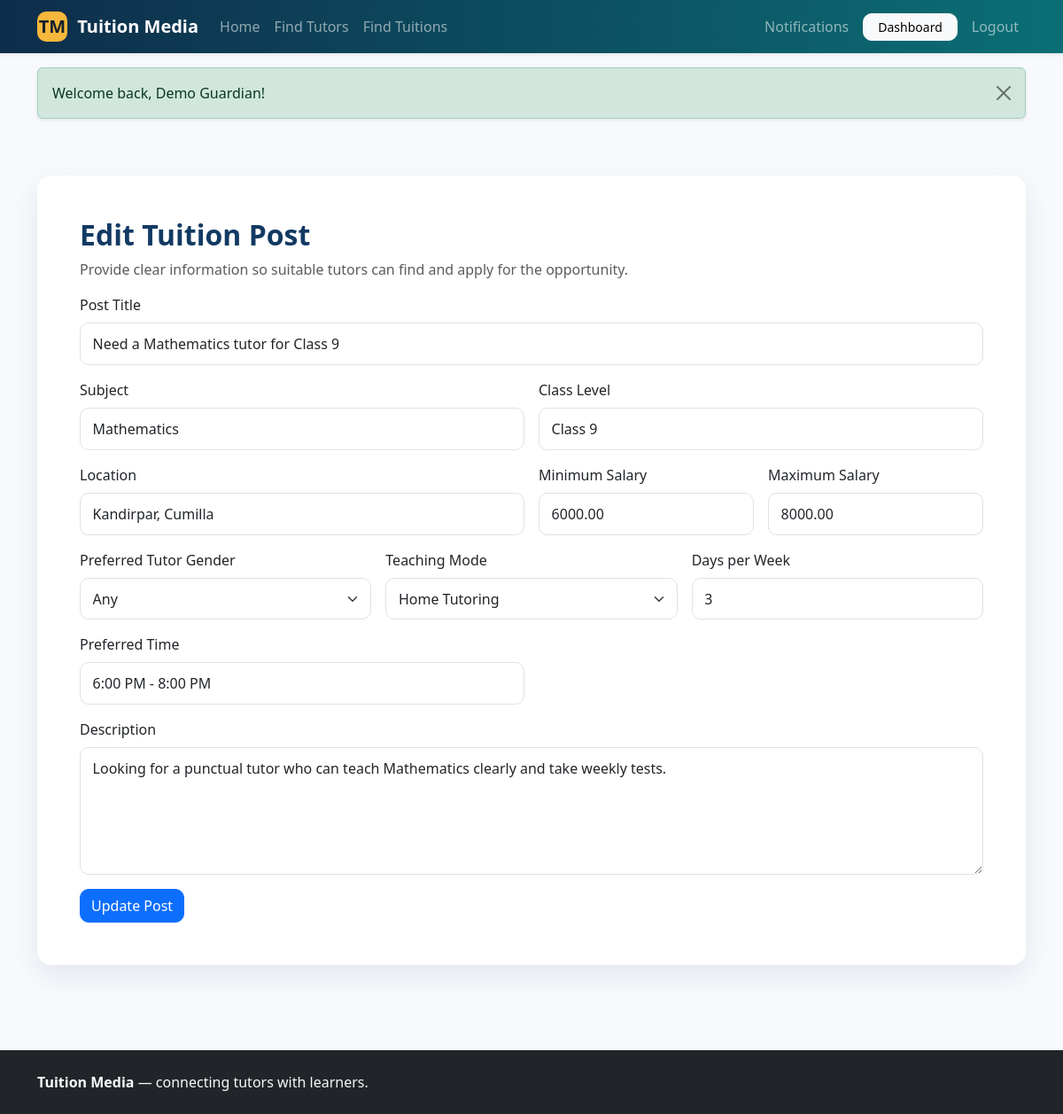
/seeker/post_form.php?id=1 (signed in), run on the app's committed database.
### tables this page shows
CREATE TABLE tuition_posts (
    id INT UNSIGNED AUTO_INCREMENT PRIMARY KEY,
    user_id INT UNSIGNED NOT NULL,
    title VARCHAR(180) NOT NULL,
    subject VARCHAR(120) NOT NULL,
    class_level VARCHAR(120) NOT NULL,
    location VARCHAR(180) NOT NULL,
    salary_min DECIMAL(10,2) DEFAULT 0,
    salary_max DECIMAL(10,2) DEFAULT 0,
    preferred_gender ENUM('Any','Male','Female') DEFAULT 'Any',
    teaching_mode ENUM('Home Tutoring','Online','Both') DEFAULT 'Home Tutoring',
    days_per_week TINYINT UNSIGNED DEFAULT 3,
    preferred_time VARCHAR(100) DEFAULT '',
    description TEXT,
    status ENUM('pending','approved','rejected','closed','cancelled') DEFAULT 'pending',
    created_at TIMESTAMP DEFAULT CURRENT_TIMESTAMP,
    updated_at TIMESTAMP DEFAULT CURRENT_TIMESTAMP ON UPDATE CURRENT_TIMESTAMP,
    INDEX idx_tuition_search(subject,class_level,location,status),
    INDEX idx_tuition_salary(salary_min,salary_max),
    CONSTRAINT fk_tuition_user FOREIGN KEY(user_id) REFERENCES users(id) ON DELETE CASCADE
);

### includes/functions.php (called while the page is built, shortened)
<?php
function e(?string $value): string {
    return htmlspecialchars($value ?? '', ENT_QUOTES, 'UTF-8');
}

### seeker/post_form.php (the view, shortened to what this page needs)
<?php
require __DIR__ . '/../includes/header.php';
$uid = (int)current_user()['id'];
$id = (int)($_GET['id'] ?? 0);
$edit = null;
if ($id) {
    $stmt = $pdo->prepare('SELECT * FROM tuition_posts WHERE id = ? AND user_id = ?');
    $stmt->execute([$id, $uid]);
    $edit = $stmt->fetch();
}
$value = function (string $key, string $default = '') use ($edit): string {
    return e($_POST[$key] ?? ($edit[$key] ?? $default));
};
$selected = function (string $key, string $option, string $default = '') use ($edit): string {
    $current = $_POST[$key] ?? ($edit[$key] ?? $default);
    return $current === $option ? 'selected' : '';
};
?>
<div class="container py-5">
    <div class="card shadow-soft p-4 p-md-5">
        <h1 class="section-title h2"><?= $edit ? 'Edit Tuition Post' : 'Create Tuition Post' ?></h1>
        <p class="text-muted">Provide clear information so suitable tutors can find and apply for the opportunity.</p>
        <form method="post" class="row g-3">
            <div class="col-12"><label class="form-label">Post Title</label><input class="form-control" name="title" value="<?= $value('title') ?>" placeholder="Need a Mathematics tutor for Class 9" required></div>
            <div class="col-md-6"><label class="form-label">Subject</label><input class="form-control" name="subject" value="<?= $value('subject') ?>" required></div>
            <div class="col-md-6"><label class="form-label">Class Level</label><input class="form-control" name="class_level" value="<?= $value('class_level') ?>" required></div>
            <div class="col-md-6"><label class="form-label">Location</label><input class="form-control" name="location" value="<?= $value('location') ?>" required></div>
            <div class="col-md-3"><label class="form-label">Minimum Salary</label><input type="number" min="0" step="500" class="form-control" name="salary_min" value="<?= $value('salary_min','0') ?>" required></div>
            <div class="col-md-3"><label class="form-label">Maximum Salary</label><input type="number" min="0" step="500" class="form-control" name="salary_max" value="<?= $value('salary_max','0') ?>" required></div>
            <div class="col-md-4"><label class="form-label">Preferred Tutor Gender</label><select class="form-select" name="preferred_gender"><?php foreach (['Any','Male','Female'] as $option): ?><option value="<?= e($option) ?>" <?= $selected('preferred_gender',$option,'Any') ?>><?= e($option) ?></option><?php endforeach; ?></select></div>
            <div class="col-md-4"><label class="form-label">Teaching Mode</label><select class="form-select" name="teaching_mode"><?php foreach (['Home Tutoring','Online','Both'] as $option): ?><option value="<?= e($option) ?>" <?= $selected('teaching_mode',$option,'Home Tutoring') ?>><?= e($option) ?></option><?php endforeach; ?></select></div>
            <div class="col-md-4"><label class="form-label">Days per Week</label><input type="number" min="1" max="7" class="form-control" name="days_per_week" value="<?= $value('days_per_week','3') ?>" required></div>
            <div class="col-md-6"><label class="form-label">Preferred Time</label><input class="form-control" name="preferred_time" value="<?= $value('preferred_time') ?>" placeholder="6:00 PM - 8:00 PM"></div>
            <div class="col-12"><label class="form-label">Description</label><textarea class="form-control" name="description" rows="5"><?= $value('description') ?></textarea></div>
            <div class="col-12"><button class="btn btn-primary"><?= $edit ? 'Update Post' : 'Submit Post' ?></button></div>
        </form>
    </div>
</div>
<?php require __DIR__ . '/../includes/footer.php'; ?>

### assets/css/style.css (style rules this page uses)
:root { --tm-primary: #123a63; --tm-secondary: #0b6e75; --tm-accent: #f6b73c; --tm-soft: #f5f8fc; }
body { background: #f7f9fc; color: #1d2a38; }
.section-title { color: var(--tm-primary); font-weight: 800; }
.card { border: 0; border-radius: 16px; }
.shadow-soft { box-shadow: 0 12px 30px rgba(18, 58, 99, 0.09); }
.form-control, .form-select { padding: 0.68rem 0.85rem; border-radius: 10px; }
.btn { border-radius: 10px; }

### data on the page
tuition_posts: title "Need a Mathematics tutor for Class 9", subject "Mathematics", class_level "Class 9", location "Kandirpar, Cumilla", salary_min "6000.00", salary_max "8000.00", preferred_gender "Any", teaching_mode "Home Tutoring", days_per_week "3", preferred_time "6:00 PM - 8:00 PM", description "Looking for a punctual tutor who can teach Mathematics clearly and take weekly tests."

### other printed values
$flash['message'] "Welcome back, Demo Guardian!"
